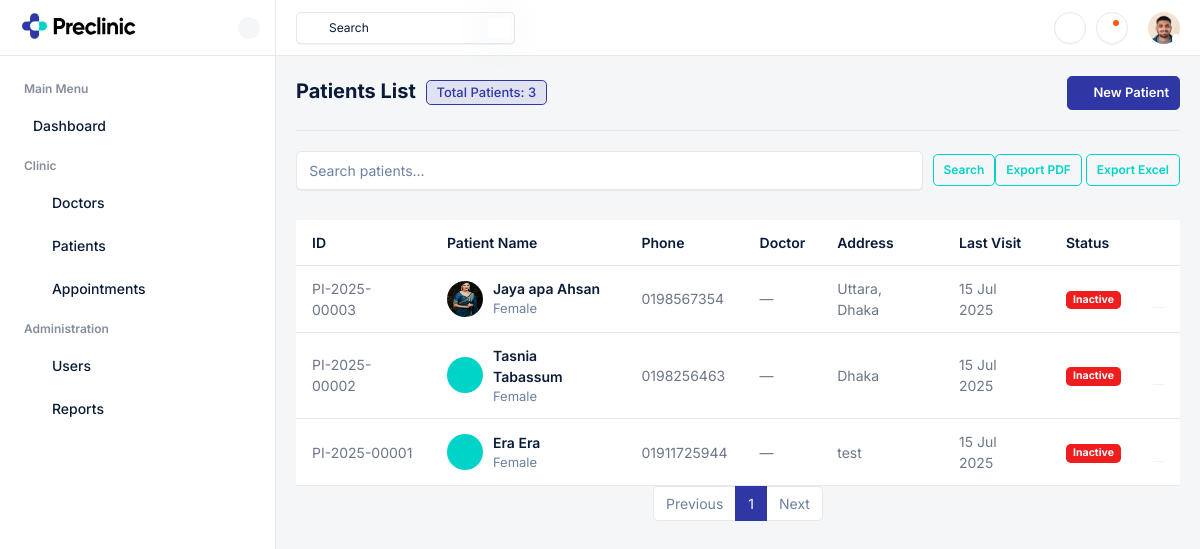
The app's page /patients/ (signed in) with its own data.
### DRS/models.py (models this page shows, shortened)
class Patient(models.Model):
    GENDER_CHOICES = [
        ('M', 'Male'),
        ('F', 'Female'),
        ('O', 'Other'),
    ]
    BLOOD_GROUP_CHOICES = [
        ('A+', 'A+'), ('A-', 'A-'),
        ('B+', 'B+'), ('B-', 'B-'),
        ('AB+', 'AB+'), ('AB-', 'AB-'),
        ('O+', 'O+'), ('O-', 'O-'),
    ]
    patient_id = models.CharField(max_length=20, unique=True)
    first_name = models.CharField(max_length=50)
    last_name = models.CharField(max_length=50)
    email = models.EmailField(unique=True)
    phone_regex = RegexValidator(
        regex=r'^\+?1?\d{9,11}$',
        message="Phone number must be entered in the format: '+880123456789'. Up to 11 digits allowed."
    )
    phone_number = models.CharField(validators=[phone_regex], max_length=11)
    address = models.TextField()
    gender = models.CharField(max_length=1, choices=GENDER_CHOICES)
    blood_group = models.CharField(max_length=3, choices=BLOOD_GROUP_CHOICES, blank=True)
    emergency_contact = models.CharField(max_length=17, blank=True)
    image = models.ImageField(upload_to='patient_images/', blank=True, null=True)
    created_at = models.DateTimeField(auto_now_add=True)
    updated_at = models.DateTimeField(auto_now=True)
    def get_full_name(self):
        return f"{self.first_name} {self.last_name}"

### DRS/views.py (the view, shortened to what this page needs)
# urls.py: path('patients/',          patient_list,             name='patient_list'),
@login_required
def patient_list(request):
    if request.user.role not in ['doctor', 'receptionist']:
        messages.error(request, 'Access denied.')
        return redirect('login')
    q = request.GET.get('search', '')
    patients = Patient.objects.all()
    paginator = Paginator(patients.order_by('-created_at'), 10)
    page_obj = paginator.get_page(request.GET.get('page'))
    return render(request, 'clinic/patient_list.html', {
        'page_obj': page_obj,
        'search_query': q,
    })

### templates/clinic/patient_list.html (shortened to what this page needs)
{% extends 'clinic/base.html' %}
{% load static %}
{% block content %}
<div class="main-wrapper">
  {% include 'clinic/header.html' %}
  <div class="page-wrapper">
    <div class="content">
      <div class="d-flex align-items-sm-center flex-sm-row flex-column gap-2 pb-3 mb-3 border-bottom">
        <div class="flex-grow-1">
          <h4 class="fw-bold mb-0">
            Patients List
            <span class="badge badge-soft-primary fw-medium border py-1 px-2 border-primary fs-13 ms-1">
              Total Patients: {{ page_obj.paginator.count }}
            </span>
          </h4>
        </div>
        <div class="text-end d-flex align-items-center gap-2">
          <a href="#" class="btn btn-light d-inline-flex align-items-center" title="List View">
            <i class="ti ti-list fs-5"></i>
          </a>
          <a href="#" class="btn btn-light d-inline-flex align-items-center" title="Grid View">
            <i class="ti ti-layout-grid fs-5"></i>
          </a>
          <a href="{% url 'add_patient' %}" class="btn btn-primary fs-13 btn-md">
            <i class="ti ti-plus me-1"></i>New Patient
          </a>
        </div>
      </div>
      <div class="d-flex flex-wrap align-items-center justify-content-between mb-4">
        <form method="get" class="d-flex align-items-center gap-2 flex-grow-1">
          <input type="text" name="search" value="{{ search_query }}" class="form-control" placeholder="Search patients...">
          <button type="submit" class="btn btn-outline-secondary">Search</button>
        </form>
        <div>
          <a href="#" class="btn btn-outline-secondary">Export PDF</a>
          <a href="#" class="btn btn-outline-secondary">Export Excel</a>
        </div>
      </div>
      <div class="table-responsive">
        <table class="table table-hover align-middle">
          <thead>
            <tr>
                <th>ID</th>
              <th>Patient Name</th>
              <th>Phone</th>
              <th>Doctor</th>
              <th>Address</th>
              <th>Last Visit</th>
              <th>Status</th>
              <th></th>
            </tr>
          </thead>
          <tbody>
            {% for patient in page_obj %}
            <tr>
              <td>PI-{{ patient.updated_at|date:"Y" }}-0{{ patient.patient_id|slice:"-4:" }}</td>
              <td>
                <div class="d-flex align-items-center">
                  <a href="{% url 'patient_detail' patient.id %}" class="avatar avatar-md me-2">
                    {% if patient.image %}
                    <img src="{{ patient.image.url }}" alt="{{ patient.get_full_name }}" class="rounded-circle">
                    {% else %}
                    <span class="avatar avatar-md rounded-circle bg-secondary text-white d-flex align-items-center justify-content-center">
                      <i class="ti ti-user fs-4"></i>
                    </span>
                    {% endif %}
                  </a>
                  <div>
                    <a href="{% url 'patient_detail' patient.id %}" class="text-dark fw-semibold">
                      {{ patient.get_full_name }}
                    </a>
                    <div class="fs-13 text-muted">
                      {{ patient.get_gender_display }}
                    </div>
                  </div>
                </div>
              </td>
              <td>{{ patient.phone_number }}</td>
              <td>
                {% if patient.primary_doctor %}
                <div class="d-flex align-items-center">
                  <a href="#" class="avatar avatar-xs me-2">
                    {% if patient.primary_doctor.image %}
                    <img src="{{ patient.primary_doctor.image.url }}" alt="{{ patient.primary_doctor.get_full_name }}" class="rounded-circle">
                    {% else %}
                    <span class="avatar avatar-xs rounded-circle bg-secondary"></span>
                    {% endif %}
                  </a>
                  <div class="fs-14">
                    {{ patient.primary_doctor.get_full_name }}
                  </div>
                </div>
                {% else %}
                —
                {% endif %}
              </td>
              <td>{{ patient.address|truncatechars:30 }}</td>
              <td>{{ patient.updated_at|date:"d M Y" }}</td>
              <td>
                {% if patient.is_active %}
                <span class="badge bg-success">Active</span>
                {% else %}
                <span class="badge bg-danger">Inactive</span>
                {% endif %}
              </td>
              <td>
                <div class="dropdown">
                  <a class="text-muted" href="#" role="button" data-bs-toggle="dropdown">
                    <i class="ti ti-dots-vertical"></i>
                  </a>
                </div>
              </td>
            </tr>
            {% empty %}
            <tr><td colspan="7" class="text-center text-muted">No patients found.</td></tr>
            {% endfor %}
          </tbody>
        </table>
      </div>
      <nav aria-label="Page navigation">
        <ul class="pagination justify-content-center">
          {% if page_obj.has_previous %}
          <li class="page-item">
            <a class="page-link" href="?page={{ page_obj.previous_page_number }}&search={{ search_query }}">Previous</a>
          </li>
          {% else %}
          <li class="page-item disabled"><span class="page-link">Previous</span></li>
          {% endif %}
          {% for num in page_obj.paginator.page_range %}
          <li class="page-item {% if page_obj.number == num %}active{% endif %}"><a class="page-link" href="?page={{ num }}&search={{ search_query }}">{{ num }}</a></li>
          {% endfor %}
          {% if page_obj.has_next %}
          <li class="page-item">
            <a class="page-link" href="?page={{ page_obj.next_page_number }}&search={{ search_query }}">Next</a>
          </li>
          {% else %}
          <li class="page-item disabled"><span class="page-link">Next</span></li>
          {% endif %}
        </ul>
      </nav>
    </div>
  </div>
</div>
{% endblock %}

### records on screen
Patient: updated_at "2025", patient_id "0003", image (picture), get_full_name "Jaya apa Ahsan", gender "Female", phone_number "0198567354", address "Uttara, Dhaka", updated_at "15 Jul 2025"
Patient: updated_at "2025", patient_id "0002", get_full_name "Tasnia Tabassum", gender "Female", phone_number "0198256463", address "Dhaka", updated_at "15 Jul 2025"
Patient: updated_at "2025", patient_id "0001", get_full_name "Era Era", gender "Female", phone_number "01911725944", address "test", updated_at "15 Jul 2025"

### other values on screen
{{ page_obj.paginator.count }} "3"
{{ num }} "1"
